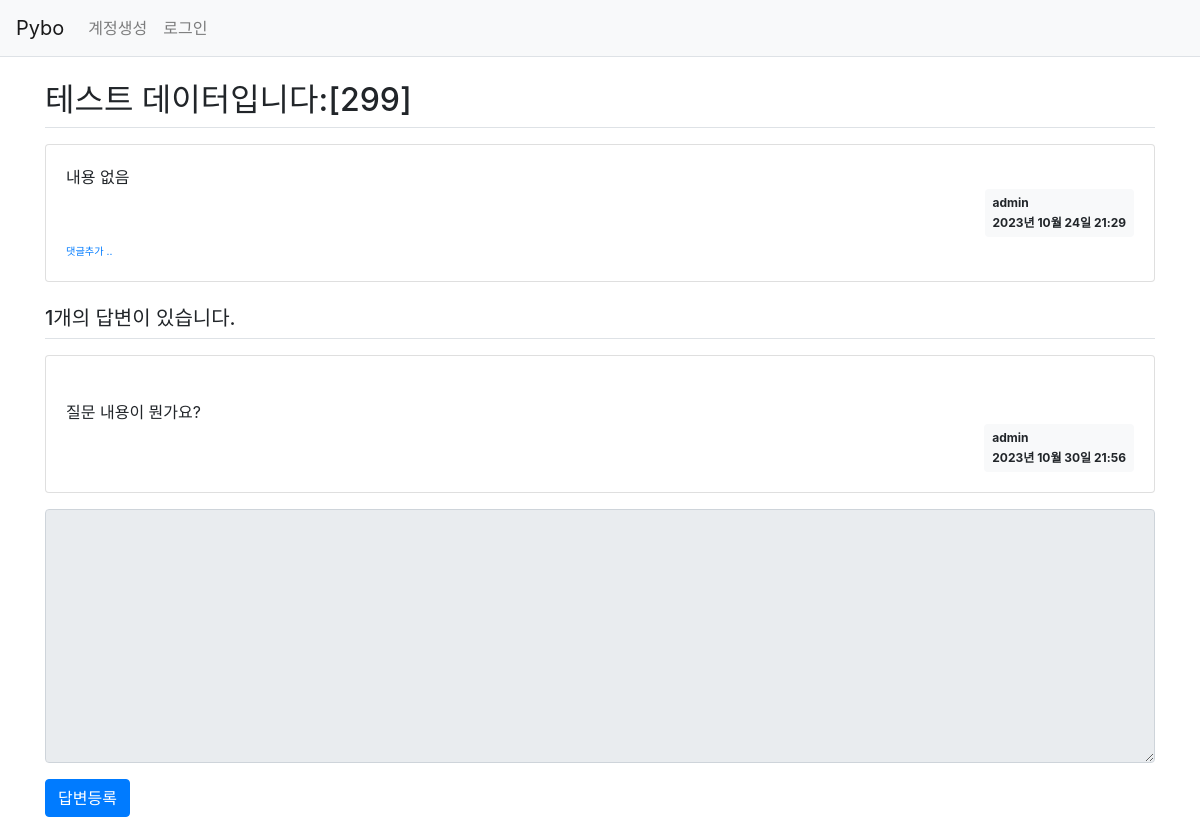
The app's page /question/detail/304/, older data.
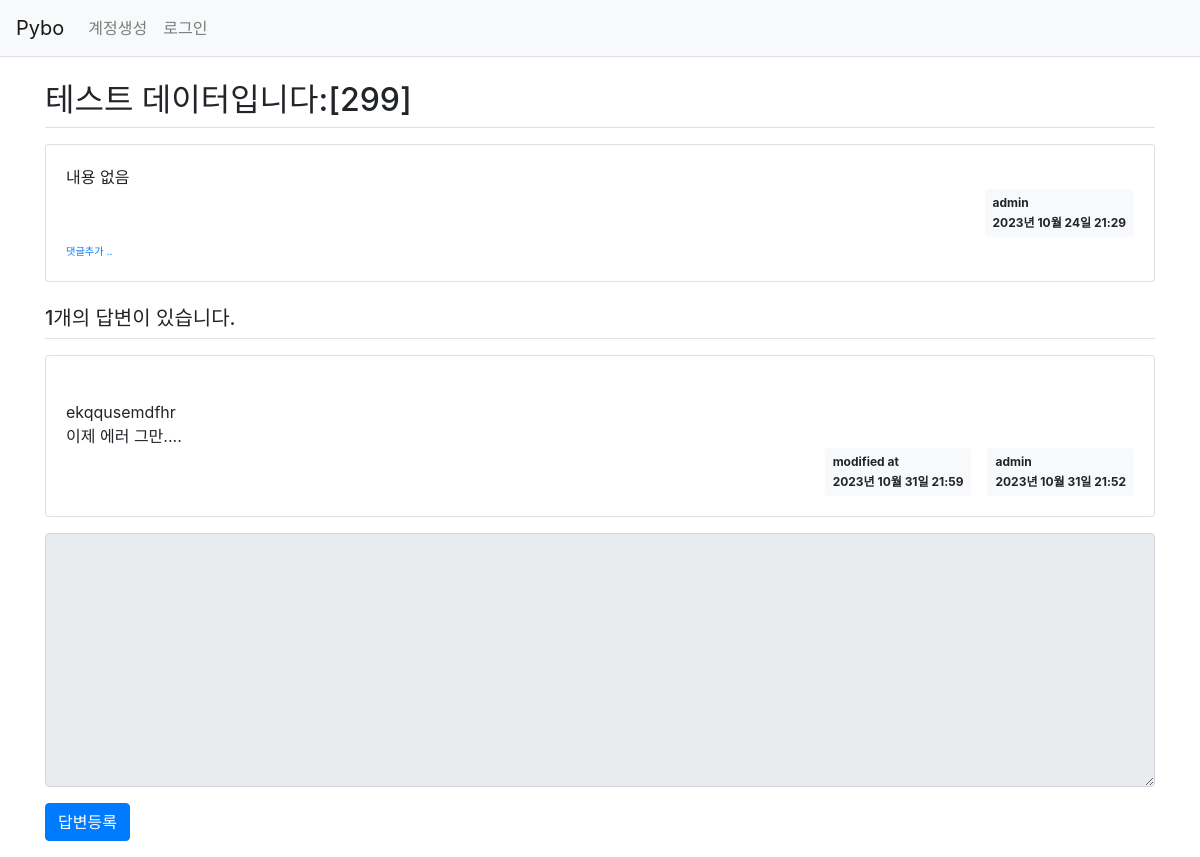
The same page, newer data.
### pybo/models.py (models this page shows)
class Answer(db.Model):
    id = db.Column(db.Integer, primary_key=True)
    question_id = db.Column(db.Integer, db.ForeignKey('question.id', ondelete='CASCADE'))
    question = db.relationship('Question', backref=db.backref('answer_set', ))
    content = db.Column(db.Text(), nullable=False)
    create_date = db.Column(db.DateTime(), nullable=False)
    user_id = db.Column(db.Integer, db.ForeignKey('user.id', ondelete='CASCADE'), nullable=False)
    user = db.relationship('User', backref=db.backref('answer_set'))
    modify_date = db.Column(db.DateTime(), nullable=True)

class User(db.Model):
    id = db.Column(db.Integer, primary_key=True)
    username = db.Column(db.String(150), unique=True, nullable=False)
    password = db.Column(db.String(200), nullable=False)
    email = db.Column(db.String(120), unique=True, nullable=False)

### pybo/views/question_views.py (the view)
@bp.route('/detail/<int:question_id>/')
def detail(question_id):
    form = AnswerForm()
    question = Question.query.get_or_404(question_id)
    return render_template('question/question_detail.html', question=question, form=form)

### pybo/forms.py
class AnswerForm(FlaskForm):
    content = TextAreaField('내용', validators=[DataRequired('내용은 필수 입력 항목입니다.')])

### pybo/filter.py (called while the page is built)
def format_datetime(value, fmt='%Y년 %m월 %d일 %H:%M'):
    return value.strftime(fmt)

### pybo/views/auth_views.py (called while the page is built)
@bp.before_app_request
def load_logged_in_user():
    user_id = session.get('user_id')
    if user_id is None:
        g.user = None
    else:
        g.user = User.query.get(user_id)

### pybo/templates/question/question_detail.html (shortened to what this page needs)
{% extends 'base.html' %}
{% block content %}
<div class="container my-3">
    <h2 class="border-bottom py-2">{{ question.subject }}</h2>
    <div class="card my-3">
        <div class="card-body">
            <div class="card-text" style="white-space: pre-line;">{{ question.content }}</div>
            <div class="d-flex justify-content-end">
                <div class="badge badge-light p-2 text-left">
                    <div class="mb-2">{{ question.user.username }}</div>
                    <div>{{ question.create_date|datetime }}</div>
                </div>
            </div>
            <div>
                <a href="{{ url_for('comment.create_question', question_id=question.id) }}" class="small"><small>댓글추가 ..</small></a>
            </div>
        </div>
    </div>
    <h5 class="border-bottom my-3 py-2">{{ question.answer_set|length }}개의 답변이 있습니다.</h5>
    {% for answer in question.answer_set %}
    <div class="card my-3">
        <div class="card-body">
            <div class="card-text" style="white-space: pre-line;">
                {{ answer.content }}</div>
            <div class="d-flex justify-content-end">
                {% if answer.modify_date %}
                <div class="badge badge-light p-2 text-left mx-3">
                    <div class="mb-2">modified at</div>
                    <div>{{ answer.modify_date|datetime }}</div>
                </div>
                {% endif %}
                <div class="badge badge-light p-2 text-left">
                    <div class="mb-2">{{ answer.user.username }}</div>
                    <div>{{ answer.create_date|datetime }}</div>
                </div>
            </div>
        </div>
    </div>
    {% endfor %}
    <form action="{{ url_for('answer.create', question_id=question.id) }}" method="post" class="my-3">
        <div class="form-group">
            <textarea {% if not g.user %}disabled{% endif %} name="content" id="content" class="form-control" rows="10"></textarea>
        </div>
        <input type="submit" value="답변등록" class="btn btn-primary">
    </form>
</div>
{% endblock %}

Row changes from the older to the newer data that the page shows:
removed Answer: content "질문 내용이 뭔가요?", user.username "admin", create_date "2023년 10월 30일 21:56"
added Answer: content "ekqqusemdfhr 이제 에러 그만....", modify_date "2023년 10월 31일 21:59", user.username "admin", create_date "2023년 10월 31일 21:52"
